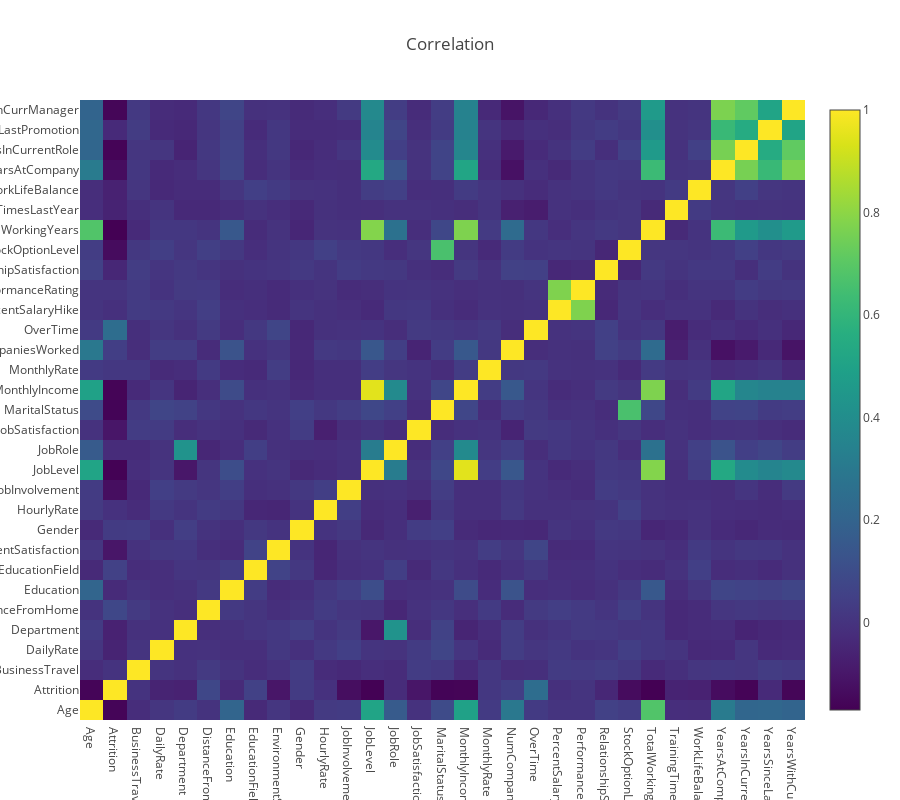

Here is the notebook cell this chart was saved with:
### Code cell
datas = [
    go.Heatmap(
        z= data[numerical].astype(float).corr().values, # Generating the Pearson correlation
        x=data[numerical].columns.values,
        y=data[numerical].columns.values,
        colorscale='Viridis',
        reversescale = False,
#         text = True ,
        opacity = 1.0
        
    )
]


layout = go.Layout(
    title='Correlation',
    xaxis = dict(ticks='', nticks=36),
    yaxis = dict(ticks='' ),
    width = 900, height = 800,
    
)


fig = go.Figure(datas, layout)
py.iplot(fig, filename='labelled-heatmap')

### Figure 1 — Plotly figure (JSON) as saved in the notebook; plotly's stock layout.template omitted (floating-point values rounded to 4 significant figures; data arrays with more than 128 entries replaced by an {"elided": "..."} marker saying what was removed)
{"data": [{"colorscale": "Viridis", "opacity": 1, "reversescale": false, "type": "heatmap", "uid": "7d029a4c-e9e5-4486-b532-7319ee4093b0", "x": ["Age", "Attrition", "BusinessTravel", "DailyRate", "Department", "DistanceFromHome", "Education", "EducationField", "EnvironmentSatisfaction", "Gender", "HourlyRate", "JobInvolvement", "JobLevel", "JobRole", "JobSatisfaction", "MaritalStatus", "MonthlyIncome", "MonthlyRate", "NumCompaniesWorked", "OverTime", "PercentSalaryHike", "PerformanceRating", "RelationshipSatisfaction", "StockOptionLevel", "TotalWorkingYears", "TrainingTimesLastYear", "WorkLifeBalance", "YearsAtCompany", "YearsInCurrentRole", "YearsSinceLastPromotion", "YearsWithCurrManager"], "y": ["Age", "Attrition", "BusinessTravel", "DailyRate", "Department", "DistanceFromHome", "Education", "EducationField", "EnvironmentSatisfaction", "Gender", "HourlyRate", "JobInvolvement", "JobLevel", "JobRole", "JobSatisfaction", "MaritalStatus", "MonthlyIncome", "MonthlyRate", "NumCompaniesWorked", "OverTime", "PercentSalaryHike", "PerformanceRating", "RelationshipSatisfaction", "StockOptionLevel", "TotalWorkingYears", "TrainingTimesLastYear", "WorkLifeBalance", "YearsAtCompany", "YearsInCurrentRole", "YearsSinceLastPromotion", "YearsWithCurrManager"], "z": {"elided": "31x31 float values"}}], "layout": {"height": 800, "title": {"text": "Correlation"}, "width": 900, "xaxis": {"nticks": 36, "ticks": ""}, "yaxis": {"ticks": ""}}}
